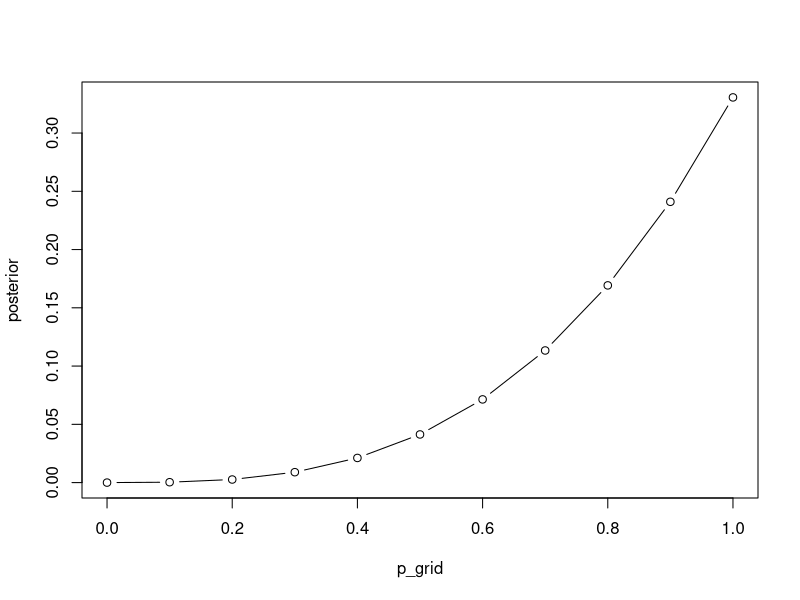
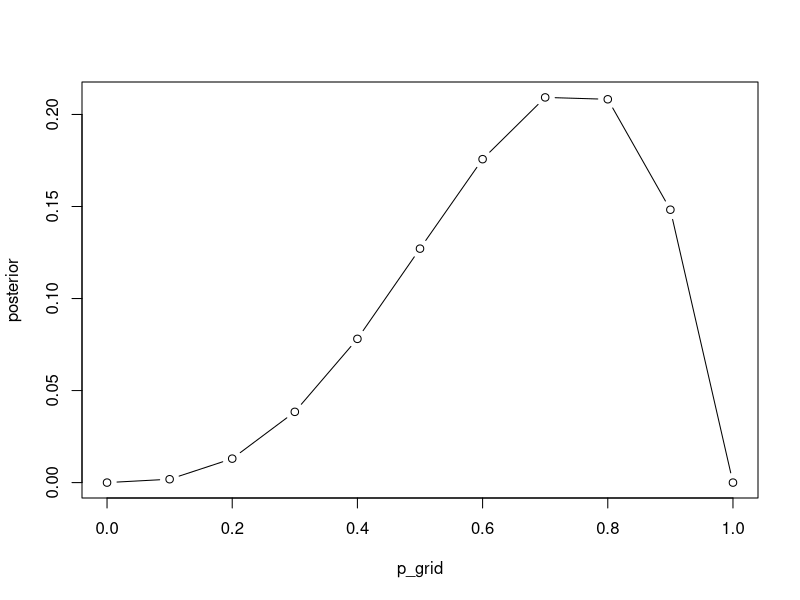
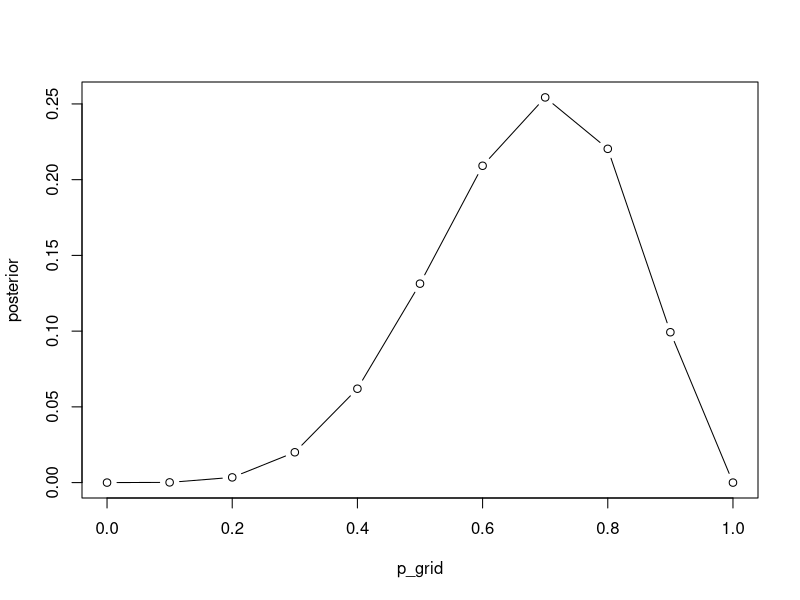
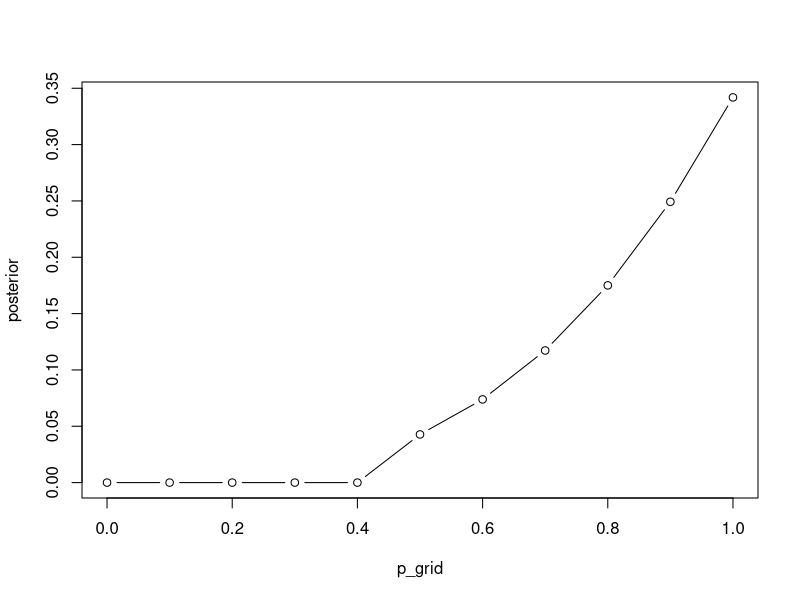
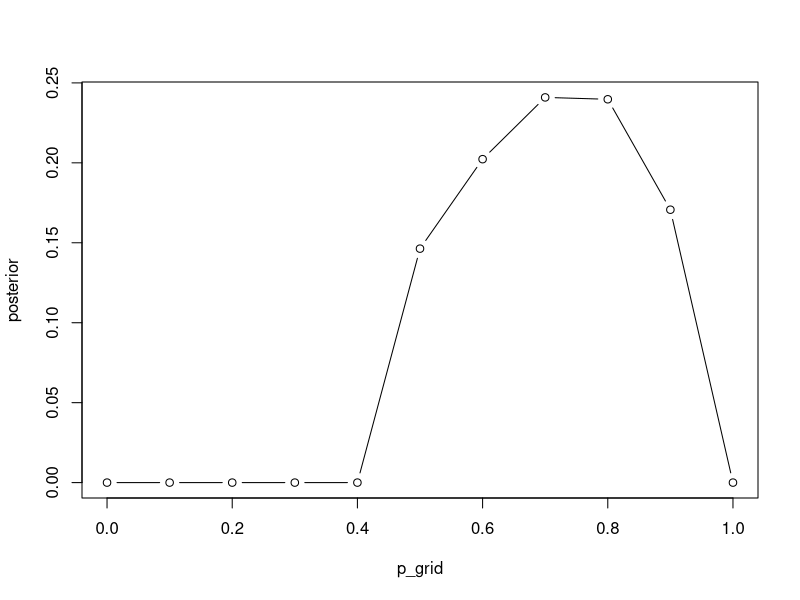
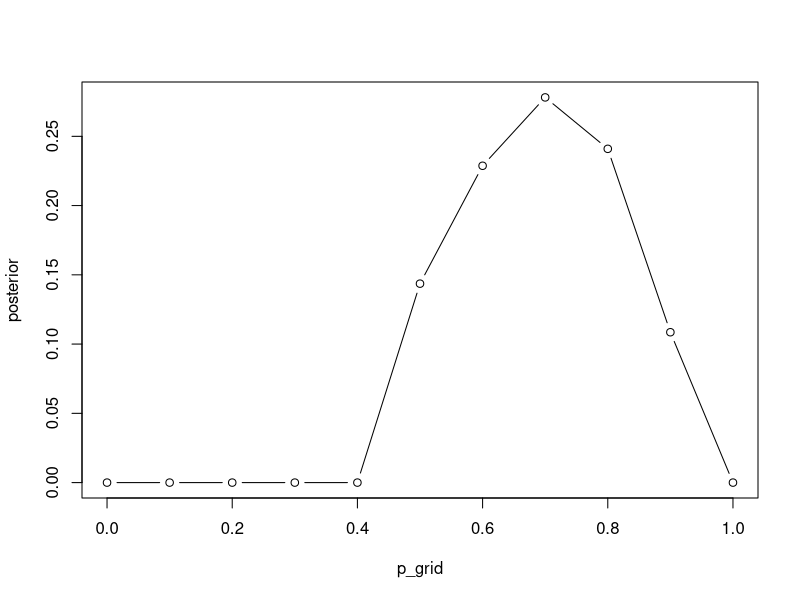

Here is the R script that generated these plots, in order:
## ---- chunk 1
n=11 #10 sided globe
#make list of parameter values on the grid
p_grid <- seq(from=0, to=1, length.out=n)
#uniform prior at each parameter value on grid
prior <- rep(1,n)
#compute likelihood at each parameter value
likelihood <- dbinom(x=3, size=3, prob=p_grid)
unstd.posterior <- prior * likelihood
posterior <- unstd.posterior / sum(unstd.posterior)
plot( p_grid , posterior , type="b" )
## ---- chunk 2
likelihood <- dbinom(x=3, size=4, prob=p_grid)
unstd.posterior <- prior * likelihood
posterior <- unstd.posterior / sum(unstd.posterior)
plot( p_grid , posterior , type="b" )
## ---- chunk 3
likelihood <- dbinom(x=5, size=7, prob=p_grid)
unstd.posterior <- prior * likelihood
posterior <- unstd.posterior / sum(unstd.posterior)
plot( p_grid , posterior , type="b" )
## ---- chunk 4
prior <- ifelse(p_grid < 0.5, 0, 1)

likelihood <- dbinom(x=3, size=3, prob=p_grid)
unstd.posterior <- prior * likelihood
posterior <- unstd.posterior / sum(unstd.posterior)
plot( p_grid , posterior , type="b" )
## ---- chunk 5
likelihood <- dbinom(x=3, size=4, prob=p_grid)
unstd.posterior <- prior * likelihood
posterior <- unstd.posterior / sum(unstd.posterior)
plot( p_grid , posterior , type="b" )
## ---- chunk 6
likelihood <- dbinom(x=5, size=7, prob=p_grid)
unstd.posterior <- prior * likelihood
posterior <- unstd.posterior / sum(unstd.posterior)
plot( p_grid , posterior , type="b" )
## ---- chunk 7
p_land = 0.3 * 0.5 + 1.0 * 0.5
p_land
p_earth_given_land = (0.3 * 0.5) / 0.65
p_earth_given_land
  
